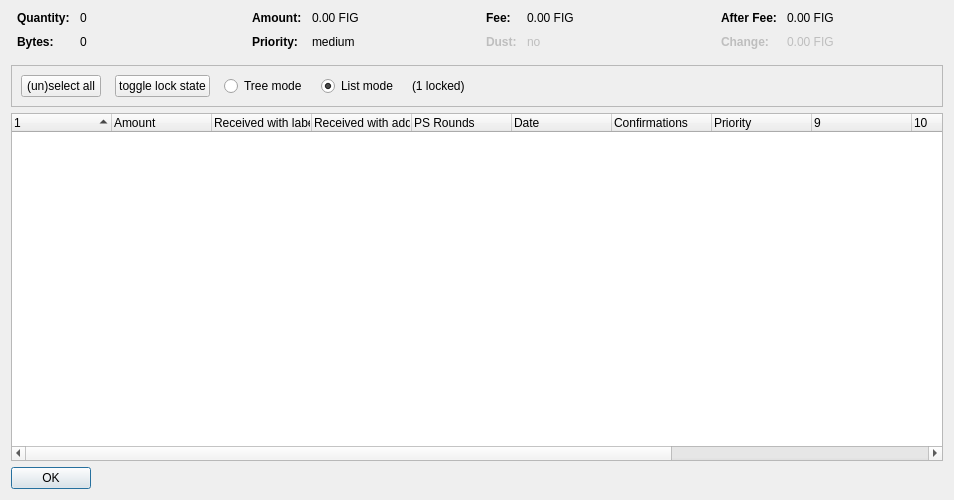
<?xml version="1.0" encoding="UTF-8"?>
<ui version="4.0">
 <class>CoinControlDialog</class>
 <widget class="QDialog" name="CoinControlDialog">
  <property name="geometry">
   <rect>
    <x>0</x>
    <y>0</y>
    <width>954</width>
    <height>500</height>
   </rect>
  </property>
  <property name="windowTitle">
   <string>Coin Selection</string>
  </property>
  <layout class="QVBoxLayout" name="verticalLayout">
   <item>
    <layout class="QHBoxLayout" name="horizontalLayoutTop" stretch="0,0,0,0">
     <property name="topMargin">
      <number>0</number>
     </property>
     <property name="bottomMargin">
      <number>10</number>
     </property>
     <item>
      <layout class="QFormLayout" name="formLayoutCoinControl1">
       <property name="horizontalSpacing">
        <number>10</number>
       </property>
       <property name="verticalSpacing">
        <number>10</number>
       </property>
       <property name="leftMargin">
        <number>6</number>
       </property>
       <property name="rightMargin">
        <number>6</number>
       </property>
       <item row="0" column="0">
        <widget class="QLabel" name="labelCoinControlQuantityText">
         <property name="font">
          <font>
           <weight>75</weight>
           <bold>true</bold>
          </font>
         </property>
         <property name="text">
          <string>Quantity:</string>
         </property>
        </widget>
       </item>
       <item row="0" column="1">
        <widget class="QLabel" name="labelCoinControlQuantity">
         <property name="cursor">
          <cursorShape>IBeamCursor</cursorShape>
         </property>
         <property name="contextMenuPolicy">
          <enum>Qt::ActionsContextMenu</enum>
         </property>
         <property name="text">
          <string notr="true">0</string>
         </property>
         <property name="textInteractionFlags">
          <set>Qt::LinksAccessibleByMouse|Qt::TextSelectableByKeyboard|Qt::TextSelectableByMouse</set>
         </property>
        </widget>
       </item>
       <item row="1" column="0">
        <widget class="QLabel" name="labelCoinControlBytesText">
         <property name="font">
          <font>
           <weight>75</weight>
           <bold>true</bold>
          </font>
         </property>
         <property name="text">
          <string>Bytes:</string>
         </property>
        </widget>
       </item>
       <item row="1" column="1">
        <widget class="QLabel" name="labelCoinControlBytes">
         <property name="cursor">
          <cursorShape>IBeamCursor</cursorShape>
         </property>
         <property name="contextMenuPolicy">
          <enum>Qt::ActionsContextMenu</enum>
         </property>
         <property name="text">
          <string notr="true">0</string>
         </property>
         <property name="textInteractionFlags">
          <set>Qt::LinksAccessibleByMouse|Qt::TextSelectableByKeyboard|Qt::TextSelectableByMouse</set>
         </property>
        </widget>
       </item>
      </layout>
     </item>
     <item>
      <layout class="QFormLayout" name="formLayoutCoinControl2">
       <property name="horizontalSpacing">
        <number>10</number>
       </property>
       <property name="verticalSpacing">
        <number>10</number>
       </property>
       <property name="leftMargin">
        <number>6</number>
       </property>
       <property name="rightMargin">
        <number>6</number>
       </property>
       <item row="0" column="0">
        <widget class="QLabel" name="labelCoinControlAmountText">
         <property name="font">
          <font>
           <weight>75</weight>
           <bold>true</bold>
          </font>
         </property>
         <property name="text">
          <string>Amount:</string>
         </property>
        </widget>
       </item>
       <item row="0" column="1">
        <widget class="QLabel" name="labelCoinControlAmount">
         <property name="cursor">
          <cursorShape>IBeamCursor</cursorShape>
         </property>
         <property name="contextMenuPolicy">
          <enum>Qt::ActionsContextMenu</enum>
         </property>
         <property name="text">
          <string notr="true">0.00 FIG</string>
         </property>
         <property name="textInteractionFlags">
          <set>Qt::LinksAccessibleByMouse|Qt::TextSelectableByKeyboard|Qt::TextSelectableByMouse</set>
         </property>
        </widget>
       </item>
       <item row="1" column="0">
        <widget class="QLabel" name="labelCoinControlPriorityText">
         <property name="font">
          <font>
           <weight>75</weight>
           <bold>true</bold>
          </font>
         </property>
         <property name="text">
          <string>Priority:</string>
         </property>
        </widget>
       </item>
       <item row="1" column="1">
        <widget class="QLabel" name="labelCoinControlPriority">
         <property name="cursor">
          <cursorShape>IBeamCursor</cursorShape>
         </property>
         <property name="contextMenuPolicy">
          <enum>Qt::ActionsContextMenu</enum>
         </property>
         <property name="text">
          <string>medium</string>
         </property>
         <property name="textInteractionFlags">
          <set>Qt::LinksAccessibleByMouse|Qt::TextSelectableByKeyboard|Qt::TextSelectableByMouse</set>
         </property>
        </widget>
       </item>
      </layout>
     </item>
     <item>
      <layout class="QFormLayout" name="formLayoutCoinControl3">
       <property name="horizontalSpacing">
        <number>10</number>
       </property>
       <property name="verticalSpacing">
        <number>10</number>
       </property>
       <property name="leftMargin">
        <number>6</number>
       </property>
       <property name="rightMargin">
        <number>6</number>
       </property>
       <item row="0" column="0">
        <widget class="QLabel" name="labelCoinControlFeeText">
         <property name="font">
          <font>
           <weight>75</weight>
           <bold>true</bold>
          </font>
         </property>
         <property name="text">
          <string>Fee:</string>
         </property>
        </widget>
       </item>
       <item row="0" column="1">
        <widget class="QLabel" name="labelCoinControlFee">
         <property name="cursor">
          <cursorShape>IBeamCursor</cursorShape>
         </property>
         <property name="contextMenuPolicy">
          <enum>Qt::ActionsContextMenu</enum>
         </property>
         <property name="text">
          <string notr="true">0.00 FIG</string>
         </property>
         <property name="textInteractionFlags">
          <set>Qt::LinksAccessibleByMouse|Qt::TextSelectableByKeyboard|Qt::TextSelectableByMouse</set>
         </property>
        </widget>
       </item>
       <item row="1" column="0">
        <widget class="QLabel" name="labelCoinControlLowOutputText">
         <property name="enabled">
          <bool>false</bool>
         </property>
         <property name="font">
          <font>
           <weight>75</weight>
           <bold>true</bold>
          </font>
         </property>
         <property name="text">
          <string>Dust:</string>
         </property>
        </widget>
       </item>
       <item row="1" column="1">
        <widget class="QLabel" name="labelCoinControlLowOutput">
         <property name="enabled">
          <bool>false</bool>
         </property>
         <property name="cursor">
          <cursorShape>IBeamCursor</cursorShape>
         </property>
         <property name="contextMenuPolicy">
          <enum>Qt::ActionsContextMenu</enum>
         </property>
         <property name="text">
          <string>no</string>
         </property>
         <property name="textInteractionFlags">
          <set>Qt::LinksAccessibleByMouse|Qt::TextSelectableByKeyboard|Qt::TextSelectableByMouse</set>
         </property>
        </widget>
       </item>
      </layout>
     </item>
     <item>
      <layout class="QFormLayout" name="formLayoutCoinControl4">
       <property name="horizontalSpacing">
        <number>10</number>
       </property>
       <property name="verticalSpacing">
        <number>10</number>
       </property>
       <property name="leftMargin">
        <number>6</number>
       </property>
       <property name="rightMargin">
        <number>6</number>
       </property>
       <item row="0" column="0">
        <widget class="QLabel" name="labelCoinControlAfterFeeText">
         <property name="font">
          <font>
           <weight>75</weight>
           <bold>true</bold>
          </font>
         </property>
         <property name="text">
          <string>After Fee:</string>
         </property>
        </widget>
       </item>
       <item row="0" column="1">
        <widget class="QLabel" name="labelCoinControlAfterFee">
         <property name="cursor">
          <cursorShape>IBeamCursor</cursorShape>
         </property>
         <property name="contextMenuPolicy">
          <enum>Qt::ActionsContextMenu</enum>
         </property>
         <property name="text">
          <string notr="true">0.00 FIG</string>
         </property>
         <property name="textInteractionFlags">
          <set>Qt::LinksAccessibleByMouse|Qt::TextSelectableByKeyboard|Qt::TextSelectableByMouse</set>
         </property>
        </widget>
       </item>
       <item row="1" column="0">
        <widget class="QLabel" name="labelCoinControlChangeText">
         <property name="enabled">
          <bool>false</bool>
         </property>
         <property name="font">
          <font>
           <weight>75</weight>
           <bold>true</bold>
          </font>
         </property>
         <property name="text">
          <string>Change:</string>
         </property>
        </widget>
       </item>
       <item row="1" column="1">
        <widget class="QLabel" name="labelCoinControlChange">
         <property name="enabled">
          <bool>false</bool>
         </property>
         <property name="cursor">
          <cursorShape>IBeamCursor</cursorShape>
         </property>
         <property name="contextMenuPolicy">
          <enum>Qt::ActionsContextMenu</enum>
         </property>
         <property name="text">
          <string notr="true">0.00 FIG</string>
         </property>
         <property name="textInteractionFlags">
          <set>Qt::LinksAccessibleByMouse|Qt::TextSelectableByKeyboard|Qt::TextSelectableByMouse</set>
         </property>
        </widget>
       </item>
      </layout>
     </item>
    </layout>
   </item>
   <item>
    <widget class="QFrame" name="frame">
     <property name="minimumSize">
      <size>
       <width>0</width>
       <height>40</height>
      </size>
     </property>
     <property name="frameShape">
      <enum>QFrame::StyledPanel</enum>
     </property>
     <property name="frameShadow">
      <enum>QFrame::Sunken</enum>
     </property>
     <layout class="QHBoxLayout" name="horizontalLayout">
      <item>
       <layout class="QHBoxLayout" name="horizontalLayoutPanel" stretch="0,0,0,0,0,0">
        <property name="spacing">
         <number>14</number>
        </property>
        <item>
         <widget class="QPushButton" name="pushButtonSelectAll">
          <property name="sizePolicy">
           <sizepolicy hsizetype="Maximum" vsizetype="Fixed">
            <horstretch>0</horstretch>
            <verstretch>0</verstretch>
           </sizepolicy>
          </property>
          <property name="text">
           <string>(un)select all</string>
          </property>
          <property name="autoDefault">
           <bool>false</bool>
          </property>
         </widget>
        </item>
        <item>
         <widget class="QPushButton" name="pushButtonToggleLock">
          <property name="sizePolicy">
           <sizepolicy hsizetype="Maximum" vsizetype="Fixed">
            <horstretch>0</horstretch>
            <verstretch>0</verstretch>
           </sizepolicy>
          </property>
          <property name="text">
           <string>toggle lock state</string>
          </property>
          <property name="autoDefault">
           <bool>false</bool>
          </property>
         </widget>
        </item>
        <item>
         <widget class="QRadioButton" name="radioTreeMode">
          <property name="sizePolicy">
           <sizepolicy hsizetype="Maximum" vsizetype="Fixed">
            <horstretch>0</horstretch>
            <verstretch>0</verstretch>
           </sizepolicy>
          </property>
          <property name="text">
           <string>Tree mode</string>
          </property>
         </widget>
        </item>
        <item>
         <widget class="QRadioButton" name="radioListMode">
          <property name="sizePolicy">
           <sizepolicy hsizetype="Maximum" vsizetype="Fixed">
            <horstretch>0</horstretch>
            <verstretch>0</verstretch>
           </sizepolicy>
          </property>
          <property name="text">
           <string>List mode</string>
          </property>
          <property name="checked">
           <bool>true</bool>
          </property>
         </widget>
        </item>
        <item>
         <widget class="QLabel" name="labelLocked">
          <property name="text">
           <string>(1 locked)</string>
          </property>
         </widget>
        </item>
        <item>
         <spacer name="horizontalSpacer">
          <property name="orientation">
           <enum>Qt::Horizontal</enum>
          </property>
          <property name="sizeHint" stdset="0">
           <size>
            <width>40</width>
            <height>20</height>
           </size>
          </property>
         </spacer>
        </item>
       </layout>
      </item>
     </layout>
    </widget>
   </item>
   <item>
    <widget class="CoinControlTreeWidget" name="treeWidget">
     <property name="contextMenuPolicy">
      <enum>Qt::CustomContextMenu</enum>
     </property>
     <property name="sortingEnabled">
      <bool>false</bool>
     </property>
     <property name="columnCount">
      <number>13</number>
     </property>
     <attribute name="headerShowSortIndicator" stdset="0">
      <bool>true</bool>
     </attribute>
     <attribute name="headerStretchLastSection">
      <bool>false</bool>
     </attribute>
     <column>
      <property name="text">
       <string/>
      </property>
     </column>
     <column>
      <property name="text">
       <string>Amount</string>
      </property>
     </column>
     <column>
      <property name="text">
       <string>Received with label</string>
      </property>
     </column>
     <column>
      <property name="text">
       <string>Received with address</string>
      </property>
     </column>
     <column>
      <property name="text">
       <string>PS Rounds</string>
      </property>
     </column>
     <column>
      <property name="text">
       <string>Date</string>
      </property>
     </column>
     <column>
      <property name="text">
       <string>Confirmations</string>
      </property>
      <property name="toolTip">
       <string>Confirmed</string>
      </property>
     </column>
     <column>
      <property name="text">
       <string>Priority</string>
      </property>
     </column>
     <column>
      <property name="text">
       <string/>
      </property>
     </column>
     <column>
      <property name="text">
       <string/>
      </property>
     </column>
     <column>
      <property name="text">
       <string/>
      </property>
     </column>
     <column>
      <property name="text">
       <string/>
      </property>
     </column>
     <column>
      <property name="text">
       <string/>
      </property>
     </column>
    </widget>
   </item>
   <item>
    <widget class="QDialogButtonBox" name="buttonBox">
     <property name="sizePolicy">
      <sizepolicy hsizetype="Maximum" vsizetype="Fixed">
       <horstretch>0</horstretch>
       <verstretch>0</verstretch>
      </sizepolicy>
     </property>
     <property name="orientation">
      <enum>Qt::Horizontal</enum>
     </property>
     <property name="standardButtons">
      <set>QDialogButtonBox::Ok</set>
     </property>
    </widget>
   </item>
  </layout>
 </widget>
 <customwidgets>
  <customwidget>
   <class>CoinControlTreeWidget</class>
   <extends>QTreeWidget</extends>
   <header>coincontroltreewidget.h</header>
  </customwidget>
 </customwidgets>
 <resources/>
 <connections/>
</ui>
